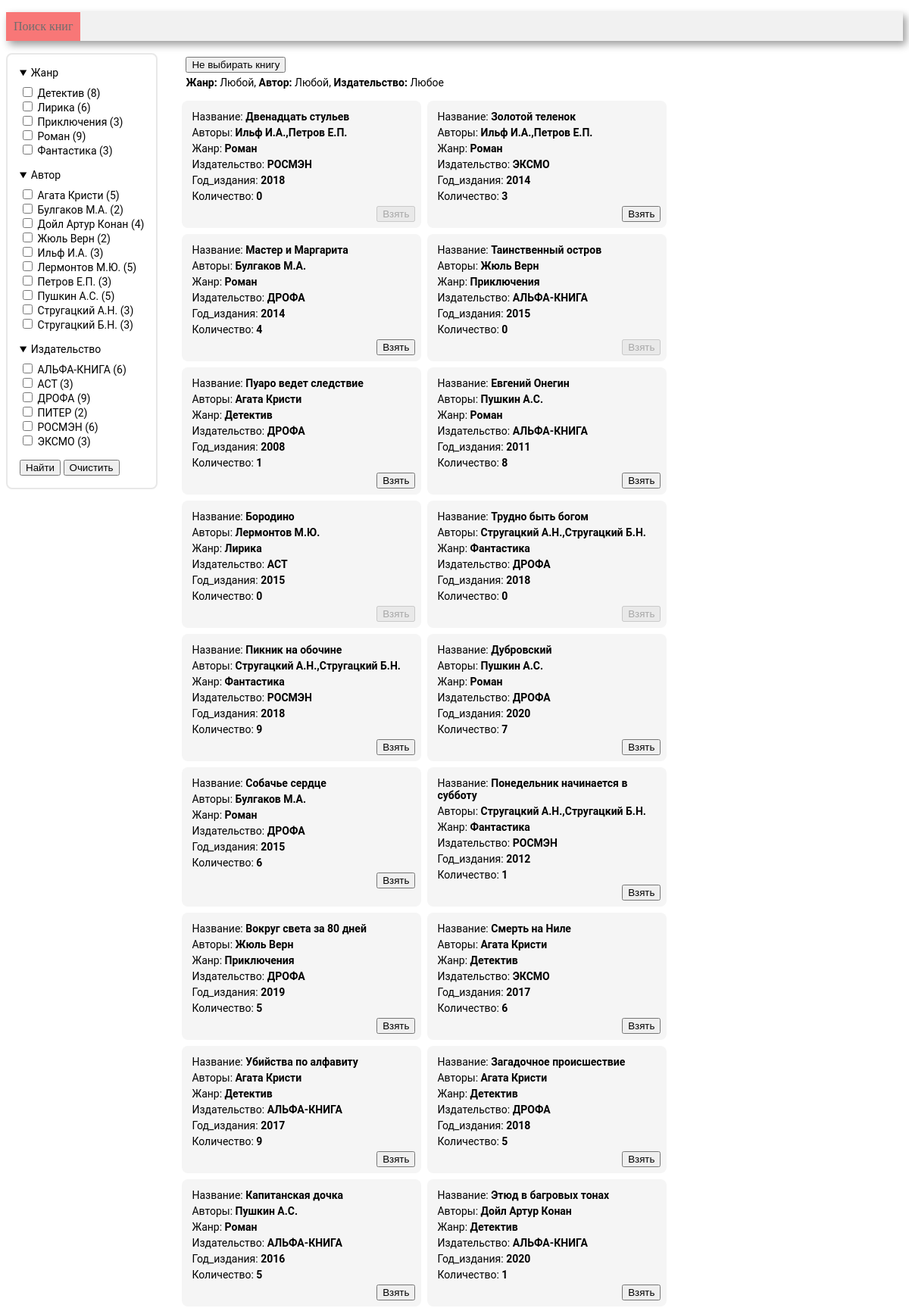
Screenshot of /search (upper part) with the database file from the repository.
### tables this page shows
CREATE TABLE genre (
       genre_id INTEGER PRIMARY KEY AUTOINCREMENT,
	   genre_name VARCHAR(30)
);

CREATE TABLE author (
       author_id INTEGER PRIMARY KEY AUTOINCREMENT,
	   author_name VARCHAR(30)
);

CREATE TABLE publisher (
       publisher_id INTEGER PRIMARY KEY AUTOINCREMENT,
	   publisher_name VARCHAR(40)
);

CREATE TABLE book (
      book_id INTEGER PRIMARY KEY AUTOINCREMENT, 
	  title VARCHAR(80),
      genre_id int, 
      publisher_id INT,
      year_publication INT,
      available_numbers INT, 
      FOREIGN KEY (genre_id)  REFERENCES genre (genre_id) ON DELETE CASCADE,
      FOREIGN KEY (publisher_id)  REFERENCES publisher (publisher_id) ON DELETE CASCADE
);

### controllers/search.py (the view)
@app.route('/search', methods=['GET', 'POST'])
def search():
    conn = get_db_connection()
    df_genre = get_genre(conn)
    df_author = get_author(conn)
    df_publisher = get_publisher(conn)
    if request.form.get('clear'):
        genres = []
        publishers = []
        authors = []
    else:
        genres = request.form.getlist('genres')
        publishers = request.form.getlist('publishers')
        authors = request.form.getlist('authors')
    df_book = get_book(conn, genres, authors, publishers)
    html = render_template(
        'search.html',
        sections=['genres', 'authors', 'publishers'],
        all_data=[df_genre, df_author, df_publisher],
        all_choices=[genres, authors, publishers],
        books=df_book,
        genre_list=genres,
        authors=authors,
        publishers=publishers,
        len=len,
        zip=zip,
    )
    return html

### models/search_model.py (called while the page is built)
def get_publisher(conn):
    return pd.read_sql('''
        SELECT publisher_name,
        count(book_id)
        FROM publisher p
        INNER JOIN book b on p.publisher_id = b.publisher_id
        GROUP BY publisher_name''', conn)

def get_genre(conn):
    return pd.read_sql('''
        SELECT genre_name,
        count(book_id)
        FROM genre g
        INNER JOIN book b on g.genre_id = b.genre_id
        GROUP BY genre_name''', conn)

def get_author(conn):
    return pd.read_sql('''
        SELECT author_name,
        count(b.book_id)
        FROM author a
        INNER JOIN book_author ba on a.author_id = ba.author_id
        INNER JOIN book b on b.book_id = ba.book_id
        GROUP BY author_name''', conn)

### utils.py (called while the page is built)
def get_db_connection() -> object:
    return sqlite3.connect('library.sqlite')

### templates/search.html (shortened to what this page needs)
<!DOCTYPE html>
<html lang="ru">
<head>
    <link rel="stylesheet" href="/static/css/search.css">
    <link rel="stylesheet" href="/static/css/style.css">
    {% import "macros.html" as macros %}
</head>
<body>
<div class=menu>
    <ul>
        <li class=active><a href={{ url_for("search") }}>Поиск книг</a></li>
    </ul>
</div>
<main class="main">
    <aside class="search_bar">
        <form action="" method="post">
            {% for section, data, choices in zip(sections, all_data, all_choices) %}
                {{ macros.render_selection_section(section, data, choices, len) }}
            {% endfor %}
            <input class="selection_section__button button" type="submit" value="Найти">
            <input class="selection_section__button button" type="submit" name="clear" value="Очистить">
        </form>
    </aside>
    <div class="books_wrapper">
        <p class="back_button">
            <input type="button" onclick="window.location='{{ url_for('index') }}'" value="Не выбирать книгу">
        </p>
        <p class="search_choices">
            {% for section, data, choices in zip(sections, all_data, all_choices) %}
                {{ macros.render_selection_tags(section, data, choices, len) }}
            {% endfor %}
        </p>
        <div class="book_cards_wrapper">
            {% for i in range(len(books)) %}
                {{ macros.render_book_card(books.loc[i]) }}
            {% endfor %}
        </div>
    </div>
</main>
</body>
</html>

### templates/macros.html (shortened to what this page needs)
{% macro render_selection_section(section, data, choices, len) %}
    <details class="selection_section" open>
        <summary class="selection_section__header">
            {% if section == 'genres' %}
                Жанр
            {% elif section == 'authors' %}
                Автор
            {% elif section == 'publishers' %}
                Издательство
            {% endif %}
        </summary>
        <fieldset class="selection_section__body">
            {% for i in range(len(data)) %}
                <label class="option_label">
                    <input type="checkbox" name="{{ section }}"
                            {% set value = data.iloc[i, 0] %}
                           value="{{ value }}"
                    >
                    {{ value }} ({{ data.iloc[i, 1] }})
                </label>
            {% endfor %}
        </fieldset>
    </details>
{% endmacro %}
{% macro render_selection_tags(section, data, choices, len) %}
    <span class="section_name">{% if section == 'genres' %}
        Жанр:
    {% elif section == 'authors' %}
        Автор:
    {% elif section == 'publishers' %}
        Издательство:
    {% endif %}
    </span>
    {% if choices != [] %}
        {% for i in range(len(data)) %}
            {% set value = data.iloc[i, 0] %}
            {% if value in choices %}
                <span class="section_choice">{{ value }}<span class="gap">, </span></span>
            {% endif %}
        {% endfor %}
    {% else %}
        <span class="section_choice">
        {% if section == 'publishers' %}
            Любое<span class="gap">, </span>
        {% else %}
            Любой<span class="gap">, </span>
        {% endif %}
        </span>
    {% endif %}
{% endmacro %}
{% macro render_book_card(book) %}
    <div class="book_card">
        {% set attributes = ['Название', 'Авторы', 'Жанр', 'Издательство', 'Год_издания', 'Количество'] %}
        {% for attribute in attributes %}
            <p class="book_info">{{ attribute }}:
                <span class="book_info__value">
                        {{ book[attribute] }}
                </span>
            </p>
        {% endfor %}
        <form action="{{ url_for('index') }}" method="get">
            <input class="book_card__button button" type="submit" value="Взять"
                    {% if book['Количество'] == 0 %}
                   disabled
                    {% endif %}
            >
        </form>
    </div>
{% endmacro %}

### static/css/search.css (style rules this page uses)
.main { display: flex; gap: 2rem; font: 14px Roboto, sans-serif; margin: 0; }
p { margin: 5px; padding: 0; }
.search_bar { position: sticky; top: 1rem; padding: 1rem; border-radius: 0.5rem; border: solid 2px #e8e8e8; min-width: fit-content; height: fit-content; }
.selection_section { margin-bottom: 1rem; }
.selection_section__header { margin-bottom: 0.5rem; }
.selection_section__body { border: none; margin: 0; padding: 0; }
.option_label { display: block; }
.section_name { font-weight: bold; }
.books_wrapper { width: 100%; }
.search_choices { margin-bottom: 1rem; }
.book_cards_wrapper { display: flex; flex-wrap: wrap; flex-grow: 1; gap: .5rem; }
.book_card { background: #f5f5f5; padding: .5rem; border-radius: .5rem; width: 300px; }
.book_info__value { font-weight: bold; }
.book_card__button { display: block; margin-left: auto; }

### static/css/style.css (style rules this page uses)
.menu { background-color: #f1f1f1; box-shadow: 4px 5px 10px rgba(0, 0, 0, 0.4); width: 100%; }
.menu li { display: inline-block; vertical-align: top; padding: 10px; color: #6f6d6d; }
.menu a { text-decoration: none; color: #6f6d6d; }
.menu ul { padding: 0px; }
.active { background-color: #f87777; color: #f8f8f8; }

### rows the page displays
genre: genre_name "Детектив", iloc "8"
genre: genre_name "Лирика", iloc "6"
genre: genre_name "Приключения", iloc "3"
genre: genre_name "Роман", iloc "9"
genre: genre_name "Фантастика", iloc "3"
author: author_name "Агата Кристи", iloc "5"
author: author_name "Булгаков М.А.", iloc "2"
author: author_name "Дойл Артур Конан", iloc "4"
author: author_name "Жюль Верн", iloc "2"
author: author_name "Ильф И.А.", iloc "3"
author: author_name "Лермонтов М.Ю.", iloc "5"
author: author_name "Петров Е.П.", iloc "3"
author: author_name "Пушкин А.С.", iloc "5"
author: author_name "Стругацкий А.Н.", iloc "3"
author: author_name "Стругацкий Б.Н.", iloc "3"
publisher: publisher_name "АЛЬФА-КНИГА", iloc "6"
publisher: publisher_name "АСТ", iloc "3"
publisher: publisher_name "ДРОФА", iloc "9"
publisher: publisher_name "ПИТЕР", publisher_id "2"
publisher: publisher_name "РОСМЭН", iloc "6"
publisher: publisher_name "ЭКСМО", iloc "3"
book: title "Двенадцать стульев"
book: title "Золотой теленок"
book: title "Мастер и Маргарита"
book: title "Таинственный остров"
book: title "Пуаро ведет следствие"
book: title "Евгений Онегин"
book: title "Бородино"
book: title "Трудно быть богом"
book: title "Пикник на обочине"
book: title "Дубровский"
book: title "Собачье сердце"
book: title "Понедельник начинается в субботу"
book: title "Вокруг света за 80 дней"
book: title "Смерть на Ниле"
book: title "Убийства по алфавиту"
book: title "Загадочное происшествие"
book: title "Капитанская дочка"
book: title "Этюд в багровых тонах"

### other values shown
{{ attribute }} "Название" "Авторы" "Жанр" "Издательство" "Год_издания" "Количество" "Название" "Авторы" "Жанр" "Издательство" "Год_издания" "Количество" "Название" "Авторы" "Жанр" "Издательство" "Год_издания" "Количество" "Название" "Авторы" "Жанр" "Издательство" "Год_издания" "Количество" "Название" "Авторы" "Жанр" "Издательство" "Год_издания" "Количество" "Название" "Авторы" "Жанр" "Издательство" "Год_издания" "Количество" "Название" "Авторы" "Жанр" "Издательство" "Год_издания" "Количество" "Название" "Авторы" "Жанр" "Издательство" "Год_издания" "Количество" "Название" "Авторы" "Жанр" "Издательство" "Год_издания" "Количество" "Название" "Авторы" "Жанр" "Издательство" "Год_издания" "Количество" "Название" "Авторы" "Жанр" "Издательство" "Год_издания" "Количество" "Название" "Авторы" "Жанр" "Издательство" "Год_издания" "Количество" "Название" "Авторы" "Жанр" "Издательство" "Год_издания" "Количество" "Название" "Авторы" "Жанр" "Издательство" "Год_издания" "Количество" "Название" "Авторы" "Жанр" "Издательство" "Год_издания" "Количество" "Название" "Авторы" "Жанр" "Издательство" "Год_издания" "Количество" "Название" "Авторы" "Жанр" "Издательство" "Год_издания" "Количество" "Название" "Авторы" "Жанр" "Издательство" "Год_издания" "Количество"
{{ book[attribute] }} "Ильф И.А.,Петров Е.П." "Роман" "РОСМЭН" "2018" "0" "Ильф И.А.,Петров Е.П." "Роман" "ЭКСМО" "2014" "3" "Булгаков М.А." "Роман" "ДРОФА" "2014" "4" "Жюль Верн" "Приключения" "АЛЬФА-КНИГА" "2015" "0" "Агата Кристи" "Детектив" "ДРОФА" "2008" "1" "Пушкин А.С." "Роман" "АЛЬФА-КНИГА" "2011" "8" "Лермонтов М.Ю." "Лирика" "АСТ" "2015" "0" "Стругацкий А.Н.,Стругацкий Б.Н." "Фантастика" "ДРОФА" "2018" "0" "Стругацкий А.Н.,Стругацкий Б.Н." "Фантастика" "РОСМЭН" "2018" "9" "Пушкин А.С." "Роман" "ДРОФА" "2020" "7" "Булгаков М.А." "Роман" "ДРОФА" "2015" "6" "Стругацкий А.Н.,Стругацкий Б.Н." "Фантастика" "РОСМЭН" "2012" "1" "Жюль Верн" "Приключения" "ДРОФА" "2019" "5" "Агата Кристи" "Детектив" "ЭКСМО" "2017" "6" "Агата Кристи" "Детектив" "АЛЬФА-КНИГА" "2017" "9" "Агата Кристи" "Детектив" "ДРОФА" "2018" "5" "Пушкин А.С." "Роман" "АЛЬФА-КНИГА" "2016" "5" "Дойл Артур Конан" "Детектив" "АЛЬФА-КНИГА" "2020" "1"
